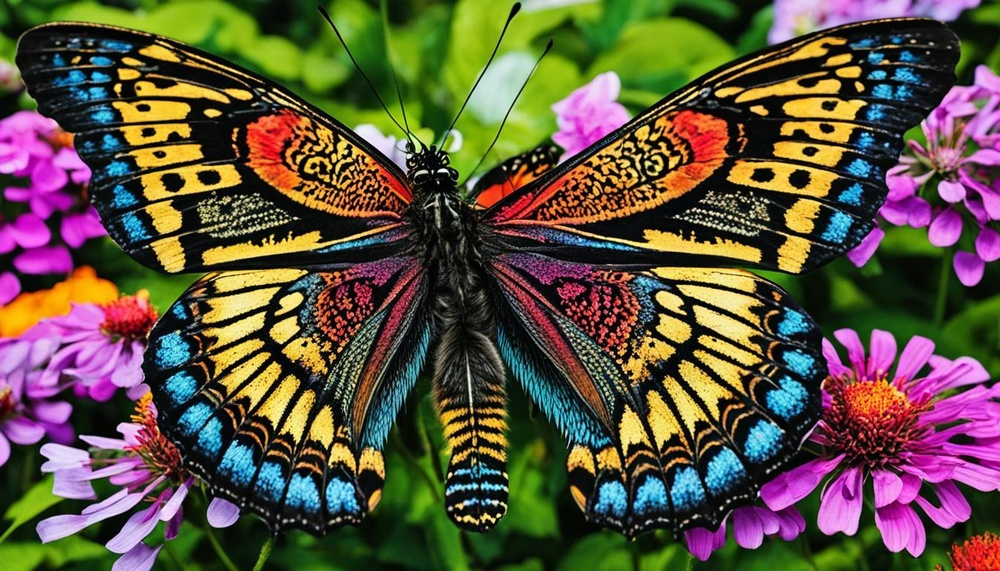
#> input picture Assessment Tool 1/image.jpg, 1000 x 571 px, shrunk from 1344 x 768 before the run, found by its file name
$ python 5.py
#> lines starting #> are read from the running program, lines starting #| are printed output that depends on the picture
#5
from google.colab import files
import cv2
from matplotlib import pyplot as plt
uploaded = files.upload()
#> the answer given: image.jpg
file_name = list(uploaded.keys())[0]
def plot_histogram(path):
#> called with path = 'image.jpg'
    img = cv2.imread(path)
#> img is the input picture: shape (571, 1000, 3); mean B, G, R 64.3, 83.6, 94.9
    if img is None:
        print("Image not loaded")
        return
    colors = ('b','g','r')
    for i, col in enumerate(colors):
        hist = cv2.calcHist([img], [i], None, [256], [0,256])
        plt.plot(hist, color=col)
    plt.title("Color Histogram")
    plt.xlabel("Intensity")
    plt.ylabel("Pixels")
    plt.show()
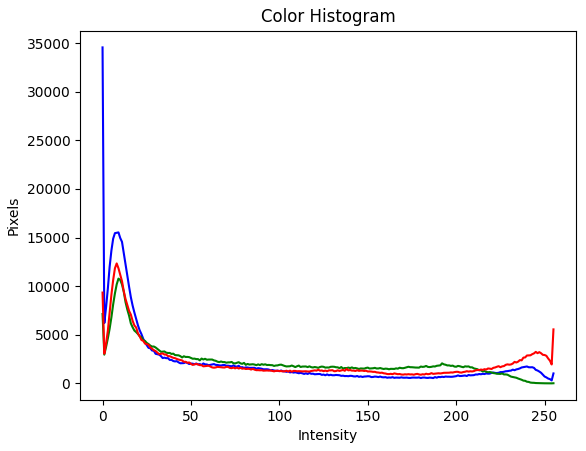
#> figure drawn by matplotlib, 1 panel; curve peaks at x = 0, y = 34559; curve peaks at x = 9, y = 10778; curve peaks at x = 8, y = 12341
plot_histogram(file_name)
